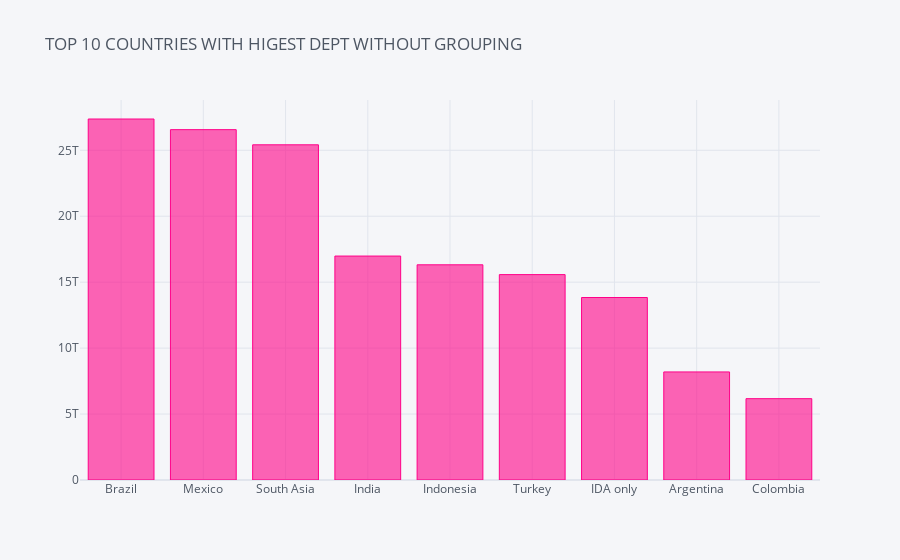

Notebook cell for this chart:
### Code cell
b.iplot(kind='bar',y='Sum',title='TOP 10 COUNTRIES WITH HIGEST DEPT WITHOUT GROUPING',colors='pink')

### Figure 1 — Plotly figure (JSON) as saved in the notebook; plotly's stock layout.template omitted (floating-point values rounded to 4 significant figures)
{"data": [{"marker": {"color": "rgba(255, 0, 136, 0.6)", "line": {"color": "rgba(255, 0, 136, 1.0)", "width": 1}}, "name": "Sum", "orientation": "v", "text": "", "type": "bar", "x": ["Brazil", "Mexico", "South Asia", "India", "Indonesia", "Turkey", "IDA only", "Argentina", "Colombia"], "y": [27370000000000.0, 26570000000000.0, 25420000000000.0, 16980000000000.0, 16320000000000.0, 15570000000000.0, 13840000000000.0, 8194000000000.0, 6167000000000.0]}], "layout": {"legend": {"bgcolor": "#F5F6F9", "font": {"color": "#4D5663"}}, "paper_bgcolor": "#F5F6F9", "plot_bgcolor": "#F5F6F9", "title": {"font": {"color": "#4D5663"}, "text": "TOP 10 COUNTRIES WITH HIGEST DEPT WITHOUT GROUPING"}, "xaxis": {"gridcolor": "#E1E5ED", "showgrid": true, "tickfont": {"color": "#4D5663"}, "title": {"font": {"color": "#4D5663"}, "text": ""}, "zerolinecolor": "#E1E5ED"}, "yaxis": {"gridcolor": "#E1E5ED", "showgrid": true, "tickfont": {"color": "#4D5663"}, "title": {"font": {"color": "#4D5663"}, "text": ""}, "zerolinecolor": "#E1E5ED"}}}
